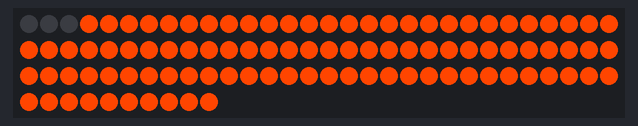
The sketch below on a simulated Arduino Uno, built with avr-gcc and run on an emulated ATmega328P. Parts: 100 RGB LEDs in strip order, left to right, continuing on the next row.

Above: at 1.0 s.
At 2.6 s:
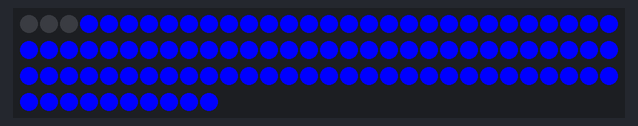
At 4.3 s:
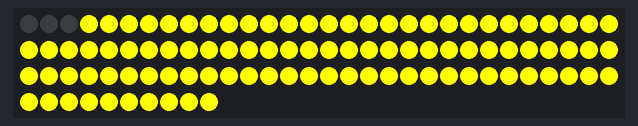
At 6.8 s:
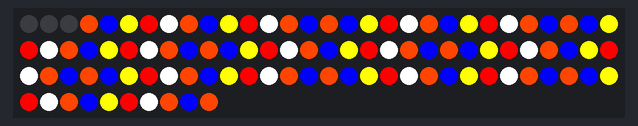
At 8.3 s:
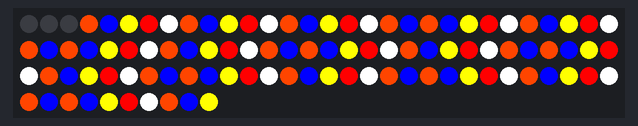
At 31.9 s:
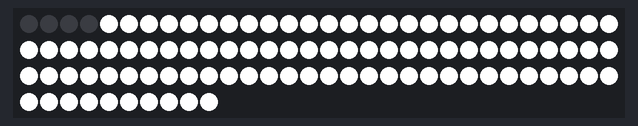

Measured:
- what the display in image 1 shows lasts 0.7 s, from 2.6 s to 3.3 s
- what the display in image 3 shows lasts 0.8 s, from 6.8 s to 7.6 s
- what the display in image 4 shows lasts 5.1 s, from 8.3 s to 13.4 s
- what the display in image 5 shows lasts 0.9 s, from 31.9 s to 32.8 s

The sketch:

wheel.ino
```cpp
#include <FastLED.h>

#define DATA_PIN    13

#define NUM_LEDS    100

#define NUM_PER_ROW 6

#define NUM_LINES   16

CRGB leds[NUM_LEDS];

#define START   4

void setup() {
  FastLED.addLeds<WS2811, DATA_PIN, RGB>(leds, NUM_LEDS);
  //Serial.begin(9600);
}

void loop() {


  for (int a = 0; a < 5; a++) {
    circlieIncreaseSingle(a);
    delay(30);
  }

  delay(1000);
  for (int b = 0; b < 5; b++) {
    lineFlow();
  }

  delay(1000);
  for (int c = 0; c < 5; c++) {
    circleIncrease();
  }

  delay(1000);
  for (int d = 0; d < 5; d++) {
    lineFlowReverse();
  }

  delay(1000);

  for (int e = 0; e < 5; e++) {
    darkLineMove(e);
  }

}

/**
 *******************************circle design start*********************************
*/

/**
   circle increase decrease multiple with color
*/
void circleIncrease() {
  for (int circle = 0; circle <= NUM_LINES; circle++) {
    onCircleOneByOne(circle - 1, circle % 5);
  }

  for (int circle = 0; circle <= NUM_LINES; circle++) {
    onCircleOneByOne(circle - 1, 5);
  }
}

/**
   ciecle incease decreas with single color
*/
void circlieIncreaseSingle(int color) {
  for (int circle = 0; circle <= NUM_LINES; circle++) {
    onCircleOneByOne(circle - 1, circle % 5);
  }

  for (int circle = 0; circle <= NUM_LINES; circle++) {
    onCircleOneByOne(circle - 1, color);
  }

  for (int circle = 0; circle <= NUM_LINES; circle++) {
    onCircleOneByOne(circle - 1,  circle % 5);
  }
}

/**
   light on line with given color and given line no
*/
void onCircleOneByOne(int circleNo, int color) {
  int start = circleNo + START;
  for (int i = start; i < NUM_LEDS; i += (NUM_PER_ROW * 2)) {
    leds[i] = getColor(color);
    FastLED.show();
  }
}

/**
*******************************circle design end*********************************
*/

/**
 * ********************************line design start*********************************
*/

/**
   continusly line on with flag color order
*/
void lineFlow() {
  for (int line = 0; line <= NUM_LINES; line++) {
    onLine(line - 1, line % 5);
  }

  for (int line = 0; line <= NUM_LINES; line++) {
    onLine(line - 1, 5);
  }
}

/**
   line on and reverse off
*/
void lineFlowReverse() {
  for (int line = 0; line <= NUM_LINES; line++) {
    onLine(line - 1, line % 5);
  }

  for (int line = NUM_LINES; line >= 0; line--) {
    onLine(line - 1, 5);
  }
}

/**
   move dark line
*/
void darkLineMove(int color) {
  for (int i = START; i < NUM_LEDS; i++) {
    leds[i] = getColor(color);
    FastLED.show();
  }

  for (int line = 1; line <= NUM_LINES; line++) {
    onLine(line - 1, 3);
  }

  for (int i = START; i < NUM_LEDS; i++) {
    leds[i] = getColor(color);
    FastLED.show();
  }

}

/**
   light on line with given color and given line no
*/
void onLine(int lineNo, int color) {
  int start = (lineNo * NUM_PER_ROW) + START;
  for (int i = start; i < start + NUM_PER_ROW; i++) {
    leds[i] = getColor(color);
    FastLED.show();
  }
}

/**
 * ********************************line design end*********************************
*/


/**
   get buddish flag colors by code
   0 for orange
   1 for blue
   2 for yellow
   3 for Red
   4 for white
   5 for black/off
*/
CRGB getColor(int colorId) {
  switch (colorId) {
    case 0:
      return CRGB::OrangeRed;
      break;
    case 1:
      return CRGB::Blue;
      break;
    case 2:
      return CRGB::Yellow;
      break;
    case 3:
      return CRGB::Red;
      break;
    case 4:
      return CRGB::White;
      break;
    case 5:
      return CRGB::Black;
      break;
  }
}
```
